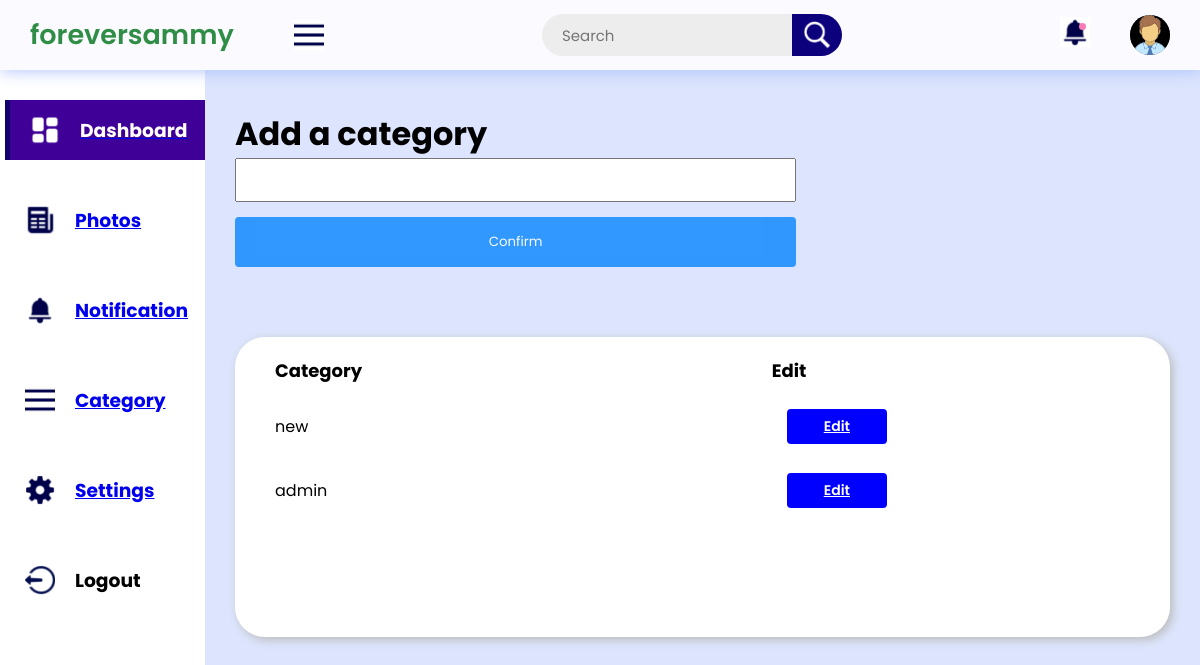
The page /addcat on the database as committed earlier.
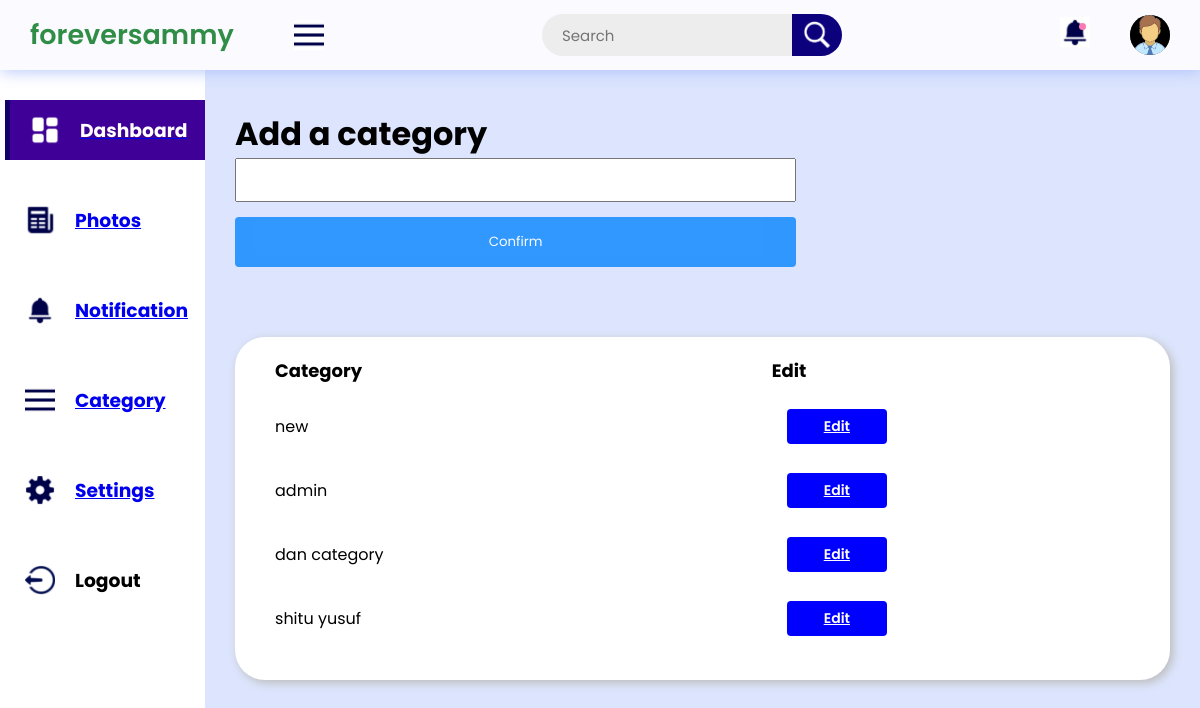
The same page on the database as committed later.
### app/admin/models.py (models this page shows, shortened)
class Category(db.Model):
    id = db.Column(db.String(120), primary_key=True)
    category = db.Column(db.String(120), nullable=False)
    created_at = db.Column(db.DateTime, nullable=False, default=datetime.utcnow)
    created_at = db.Column(db.DateTime, nullable=False, default=datetime.utcnow)
    @classmethod
    def get_all(cls):
        picture = db.session.query(cls).all()
        if (picture is None):
            return (None)
        return (picture)

### app/admin/routes.py (the view)
@app.route('/addcat', methods=["POST", "GET"])
def addcat():
    category = Category.get_all()
    if request.method == 'POST':
        category = request.form.get('category')
        cat = Category.create(category=category)
        flash(f'The Brand {category} was added to your database', 'success')
        return redirect(url_for('addcat'))
    return (render_template('admin/category.html', title="addcat", categories=category))

### app/templates/admin/category.html (shortened to what this page needs)
{% extends 'admin_layout.html' %}
{% block css %}
<link rel="stylesheet" href="{{ url_for('static', filename='css/admin/setting_forms.css') }}">
<link rel="stylesheet" href="{{ url_for('static', filename='css/admin/delete_modal.css') }}">
{% endblock css %}
{% block main %}
<h1 class="text-center mt-5">Add a category</h1>
<form action="" method="POST">
    <div class="input-container">
    <input type="text" class="input-field" name="category" required="required" maxlength="15"> <br>
</div>
    <button type="submit" class="btn">Confirm</button>
</form>
<div class="report-container">
    <div class="report-body">
        <div class="report-topic-heading">
            <h3 class="t-op">Category</h3>
            <h3 class="t-op" >Edit</h3>
        </div>
        <div class="items">
           {% for category in categories %}
           {% if category %}
            <div class="item1">
                <p style="width: 20%;">{{ category.category }}</p>
                <a href="{{ url_for('updatecategory', id=category.id) }}" class="t-op-nextlvl label-tag" >Edit</a>
            </div>
            {% endif %}
            {% endfor %}
        </div>
    </div>
</div>
</div>
{% endblock main %}

Rows that differ between the two databases and show on the page:
added Category: category "dan category"
added Category: category "shitu yusuf"
